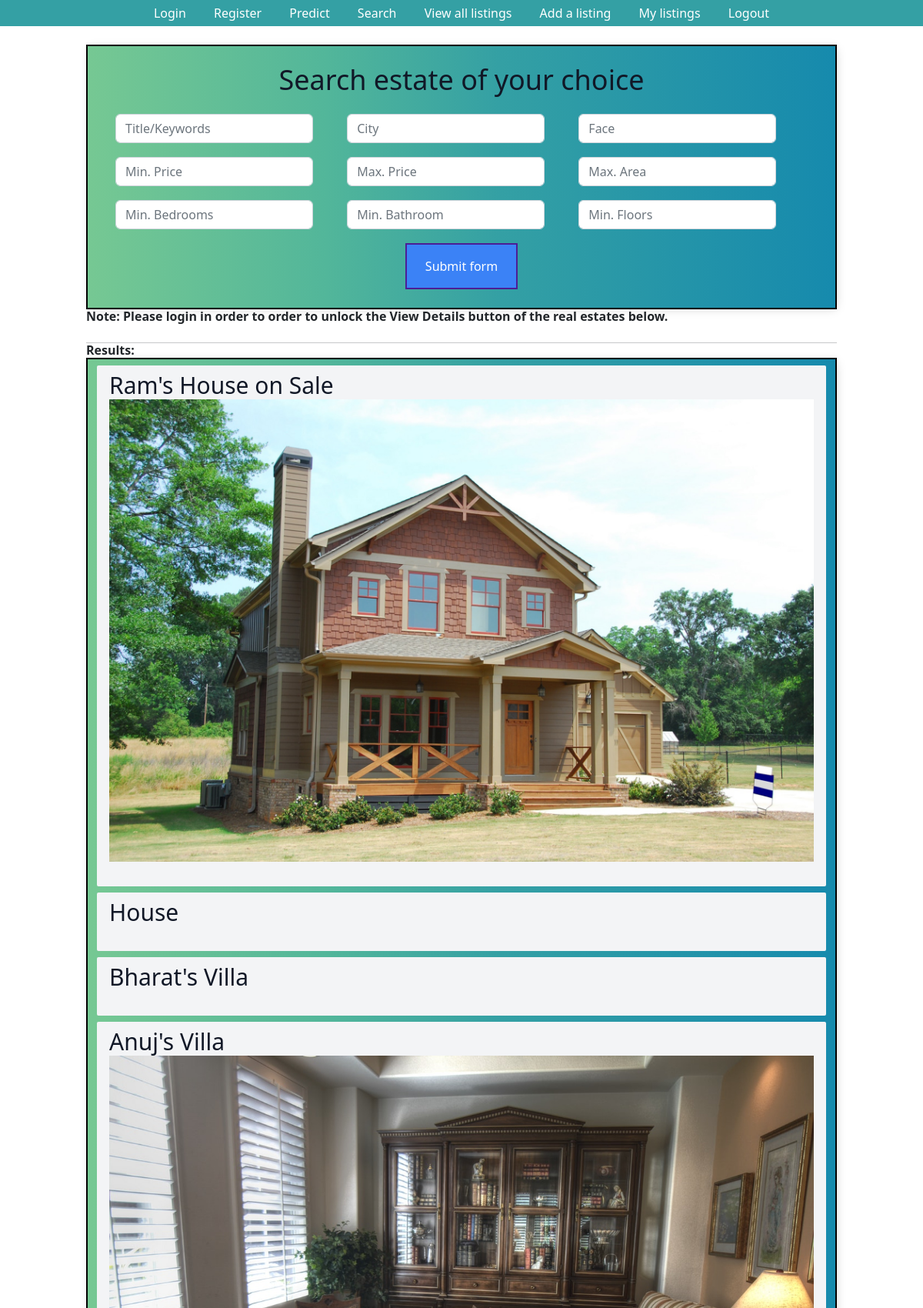
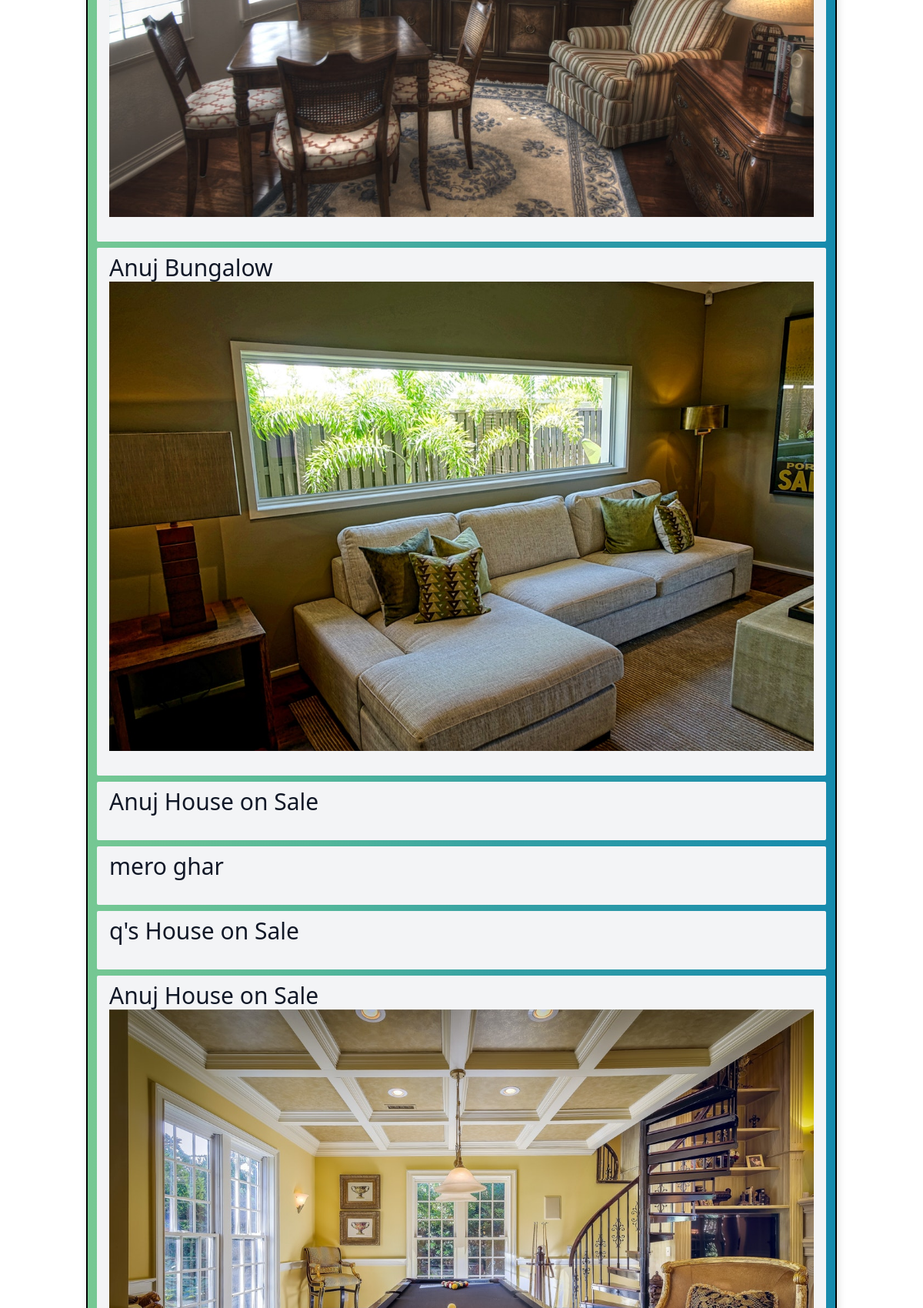
Page /listing_search (upper part) on the committed database (2 pictures, top to bottom).
### listings/models.py (models this page shows, shortened)
class Listing(models.Model):
    Title = models.CharField(max_length=30, default='House on Sale')
    Location = models.CharField(max_length=30, default='Kalanki')
    City = models.CharField(max_length=30, default='Kathmandu')
    Price = models.IntegerField(default=9999999)
    Bedroom = models.IntegerField(default=1)
    Bathroom = models.IntegerField(default=1)
    Floors = models.IntegerField(default=1)
    Parking = models.IntegerField(default=1)
    Face = models.CharField(max_length=30, default="East")
    Area = models.IntegerField(default=100)
    Road_Width = models.IntegerField(default=0)
    Road_Type = models.CharField(max_length=30, default="Concrete")
    Build_Area = models.IntegerField(default=100)
    Amenities = models.CharField(max_length=30, default="Bathroom")
    Contact_number = models.IntegerField(default=9845654321)
    Contact_mail = models.EmailField(max_length=30, default='admin@gmail.com')
    Image = models.ImageField(max_length = 254)
    user = models.ForeignKey(User, on_delete=models.SET_NULL,null=True)
    is_sold = models.BooleanField(default=False)
    Description = models.CharField(max_length=1000, default="Please describe your estate here. You may also justify the price of your estate here.")

### listings/views.py (the view)
# urls.py: path('listing_search', listing_search, name='listing_search')
def listing_search(request):
    queryset_list=Listing.objects.all()
    if 'Title' in request.GET:
        Title = request.GET['Title']
        if Title:
            queryset_list = queryset_list.filter(Title__icontains = Title)
    else:
        Title = ''
    if 'City' in request.GET:
        city = request.GET['City']
        print(city)
        if city:
            queryset_list=queryset_list.filter(City__iexact = city)
    else:
        city = ''
    if 'Face' in request.GET:
        Face = request.GET['Face']
        if Face:
            queryset_list=queryset_list.filter(Face__iexact = Face)
    else:
        Face = ''
    if 'Bedroom' in request.GET:
        Bedroom = request.GET['Bedroom']
        if Bedroom:
            queryset_list=queryset_list.filter(Bedroom__gte=Bedroom)
    else:
        Bedroom = ''
    if 'Bathroom' in request.GET:
        Bathroom = request.GET['Bathroom']
        if Bathroom:
            queryset_list=queryset_list.filter(Bathroom__gte=Bathroom)
    else:
        Bathroom = ''
    if 'Floors' in request.GET:
        Floors = request.GET['Floors']
        if Floors:
            queryset_list=queryset_list.filter(Floors__gte=Floors)
    else:
        Floors = ''
    if 'Area' in request.GET:
        Area = request.GET['Area']
        if Area:
            queryset_list=queryset_list.filter(Area__lte=Area)
    else:
        Area = ''
    if 'Min_Price' in request.GET:
        Min_Price = request.GET['Min_Price']
        if Min_Price:
            queryset_list=queryset_list.filter(Price__gte=Min_Price)
    else:
        Min_Price = ''
    if 'Max_Price' in request.GET:
        Max_Price = request.GET['Max_Price']
        if Max_Price:
            queryset_list=queryset_list.filter(Price__lte=Max_Price)
    else:
        Max_Price = ''
    context={
        'listings':queryset_list, 'Min_Price':Min_Price,'Max_Price':Max_Price, 'Area':Area, 'Floors':Floors, 'Bathroom':Bathroom, 'Bedroom':Bedroom,
        'Face':Face, 'City': city, 'Title': Title
    }
    return render(request, "listing_search.html", context)

### templates/listing_search.html (shortened to what this page needs)
{% extends "base.html" %}
{% block content %}
<div class="container"><br>
<center><h1 class="text-4xl text-gray-900">Search estate of your choice</h1></center><br>
    <div>
        <form class="form-inline" action="{% url 'listing_search' %}" method="get" enctype="multipart/form-data">
            <div class="form-check form-check-inline">
                <div class="col-md-18 mb-3">
                    <input type="text" name="Title" class="form-control" placeholder="Title/Keywords"  value="{{ Title }}">
                </div>
            </div>
            <div class="form-check form-check-inline">
                <div class="col-md-18 mb-3">
                    <input type="text" name="City" class="form-control" placeholder="City"  value="{{ City }}">
                </div>
            </div>
            <div class="form-check form-check-inline">
                <div class="col-md-18 mb-3">
                    <input type="text" name="Face" class="form-control" placeholder="Face"  value="{{ Face }}">
                </div>
            </div>
            <div class="form-check form-check-inline">
                <div class="col-md-18 mb-3">
                    <input type="text" name="Min_Price" class="form-control" placeholder="Min. Price"  value="{{ Min_Price }}">
                </div>
            </div>
            <div class="form-check form-check-inline">
                <div class="col-md-18 mb-3">
                    <input type="text" name="Max_Price" class="form-control" placeholder="Max. Price"  value="{{ Max_Price }}">
                </div>
            </div>
            <div class="form-check form-check-inline">
                <div class="col-md-18 mb-3">
                    <input type="text" name="Area" class="form-control" placeholder="Max. Area"  value="{{ Area }}">
                </div>
            </div>
            <div class="form-check form-check-inline">
                <div class="col-md-18 mb-3">
                    <input type="text" name="Bedroom" class="form-control" placeholder="Min. Bedrooms"  value="{{ Bedroom }}">
                </div>
            </div>
            <div class="form-check form-check-inline">
                <div class="col-md-18 mb-3">
                    <input type="text" name="Bathroom" class="form-control" placeholder="Min. Bathroom"  value="{{ Bathroom }}">
                </div>
            </div>
            <div class="form-check form-check-inline">
                <div class="col-md-18 mb-3">
                    <input type="text" name="Floors" class="form-control" placeholder="Min. Floors"  value="{{ Floors }}">
                </div>
            </div>
            <center><button class="flex items-center px-4 py-3 text-white bg-blue-500 hover:bg-blue-400 border-2 border-violet-900"
                type="submit">Submit form</button></center>
            <br>
        </form>
    </div>
</div>
{% if not request.user.is_authenticated %}
<h1><strong>Note: Please login in order to order to unlock the View Details button of the real estates below.</strong></h1>
{% endif %}
<br><hr><h1><strong>Results:</strong></h1>
<div class = "container">
    {% if listings %}
    {% for listing in listings %}
    <div class="mt-2 px-3 py-2 bg-gray-100 rounded-sm">
        <h3 class="text-3xl text-gray-900">{{ listing.Title }}</h3>
        {% if listing.Image %}
        <img src="{{ listing.Image.url }}" alt="">
        {% endif %}
        <br>
    </div>
    {% endfor %}
    {% else %}
    <div class="col-md-12">
    <p>No Listings Available</p>
    </div>
    {% endif %}
</div>
{% endblock content %}

### templates/base.html (style rules this page uses)
.container { max-width: 1550px; margin: auto; background-color: rgba(136, 5, 5, 0.421); -webkit-box-shadow: 2px 2px 13px -4px rgba(0, 0, 0, 0.21); box-shadow: 2px 2px 13px -4px rgba(0, 0, 0, 0.21); background: linear-gradient(90deg, #76C893 0%, #52B69A 32%, #34A0A4 55%, #168AAD 100%); border: 2px solid #000 }

### rows in the picture
Listing: Title "Ram's House on Sale", Image (picture)
Listing: Title "House"
Listing: Title "Bharat's Villa"
Listing: Title "Anuj's Villa", Image (picture)
Listing: Title "Anuj Bungalow", Image (picture)
Listing: Title "Anuj House on Sale"
Listing: Title "mero ghar"
Listing: Title "q's House on Sale"
Listing: Title "Anuj House on Sale", Image (picture)
